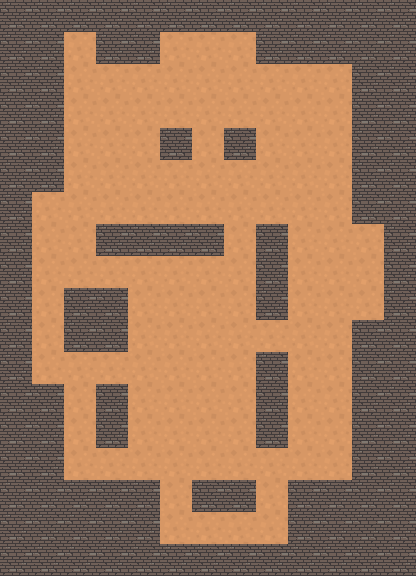

This is a level from a 2D game, rendered from its Tiled map with the project's own tilesets. A one-line summary and the complete map file follow:
An orthogonal 13x18 tile map with 32x32 px tiles, 1 tile layer (Прошарок плиток 1).

<map version="1.10" tiledversion="1.10.2" orientation="orthogonal" renderorder="left-up" width="13" height="18" tilewidth="32" tileheight="32" infinite="0" nextlayerid="2" nextobjectid="1">
 <tileset firstgid="1" source="Підлога.tsx" />
 <layer id="1" name="Прошарок плиток 1" width="13" height="18">
  <data encoding="csv">
2,2,2,2,2,2,2,2,2,2,2,2,2,
2,2,1,2,2,1,1,1,2,2,2,2,2,
2,2,1,1,1,1,1,1,1,1,1,2,2,
2,2,1,1,1,1,1,1,1,1,1,2,2,
2,2,1,1,1,2,1,2,1,1,1,2,2,
2,2,1,1,1,1,1,1,1,1,1,2,2,
2,1,1,1,1,1,1,1,1,1,1,2,2,
2,1,1,2,2,2,2,1,2,1,1,1,2,
2,1,1,1,1,1,1,1,2,1,1,1,2,
2,1,2,2,1,1,1,1,2,1,1,1,2,
2,1,2,2,1,1,1,1,1,1,1,2,2,
2,1,1,1,1,1,1,1,2,1,1,2,2,
2,2,1,2,1,1,1,1,2,1,1,2,2,
2,2,1,2,1,1,1,1,2,1,1,2,2,
2,2,1,1,1,1,1,1,1,1,1,2,2,
2,2,2,2,2,1,2,2,1,2,2,2,2,
2,2,2,2,2,1,1,1,1,2,2,2,2,
2,2,2,2,2,2,2,2,2,2,2,2,2
</data>
 </layer>
</map>
